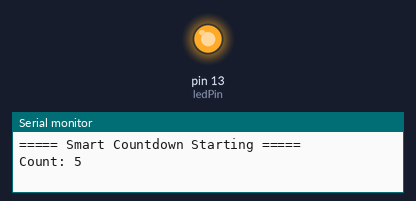
The sketch below on a simulated Arduino Uno, built with avr-gcc and run on an emulated ATmega328P. On the bench: output pins drawn as LEDs (lit = HIGH), the last lines printed to the serial monitor.

Above: at 0.1 s.
At 5.9 s:
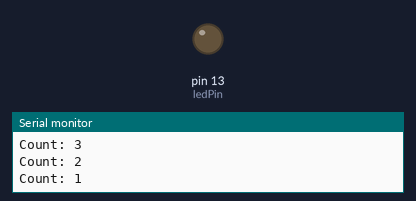
Timing chart, 0 to 7.4 s (numbered marks = the images above):
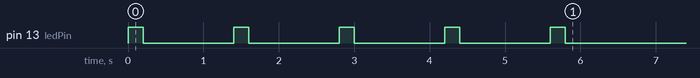

The sketch:

Assignment1_BawaBrightKwakuWotu.ino
```cpp
int startValue = 5;
int ledPin = 13;
void flashLED(int times) {
  digitalWrite(ledPin, HIGH);
  delay(200);
  digitalWrite(ledPin, LOW);
  delay(200);

}

void setup() {
  pinMode(13, OUTPUT);
  Serial.begin(9600);

  Serial.println("===== Smart Countdown Starting =====");

  int count = 5;
  while (count > 0) {
    Serial.print("Count: ");
    Serial.println(count);

    flashLED(count);

    delay(1000);
    count = count - 1;

  }

  Serial.println ("===== Countdown Complete =====");

}

void loop() {}
```
